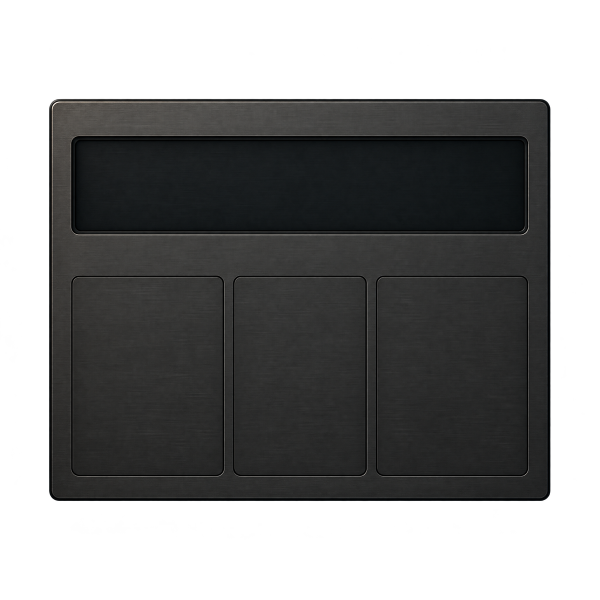
#> input picture assets/tide/deep-current/previews/Tide_02.png, 1200 x 1200 px (shown at 1/2 size)
$ python prepare-deep-current.py
#> lines starting #> are read from the running program, lines starting #| are printed output that depends on the picture
#!/usr/bin/env python3
"""Curate supplied preview materials; no generated controls or lettering ship."""
from pathlib import Path
from PIL import Image, ImageDraw, ImageFilter, ImageChops
import hashlib, json
root=Path(__file__).resolve().parents[1]
src=root/'assets/tide/deep-current/previews'; dest=src.parent/'production';dest.mkdir(exist_ok=True)
records=[]
def save(name, image, source, crop):
    path=dest/(name+'.png');image.save(path,optimize=True)
    records.append(dict(name=path.name,source=source,crop=crop,size=image.size,encoded_bytes=path.stat().st_size,decoded_bytes=image.width*image.height*len(image.getbands()),source_sha256=hashlib.sha256((src/source).read_bytes()).hexdigest()))
# Opaque, unlettered interior patches, excluding the generated controls and recess edges.
for name,source,crop in [('graphite','Tide_02.png',(180,590,420,900)),('teal','Tide_03.png',(110,680,420,920)),('chassis','Tide_01.jpg',(150,130,1050,680)),('glass','Tide_08.png',(250,235,950,280))]:
    patch=Image.open(src/source).crop(crop).convert('RGB')
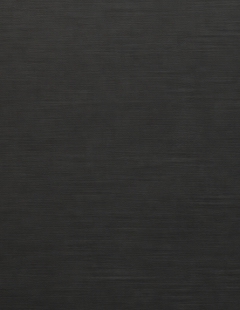
#> patch: PIL image 240x310 RGB; mean R, G, B 48.3, 48.1, 47.1
    save(name,patch.resize((256,256),Image.Resampling.LANCZOS),source,crop)
#> in save, `path = dest / (name + '.png')`:
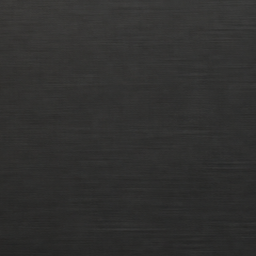
#> saved as graphite.png: PIL image 256x256 RGB; mean R, G, B 48.3, 48.1, 47.1
#> (the run stopped early here; a loop or call above may not have finished)
